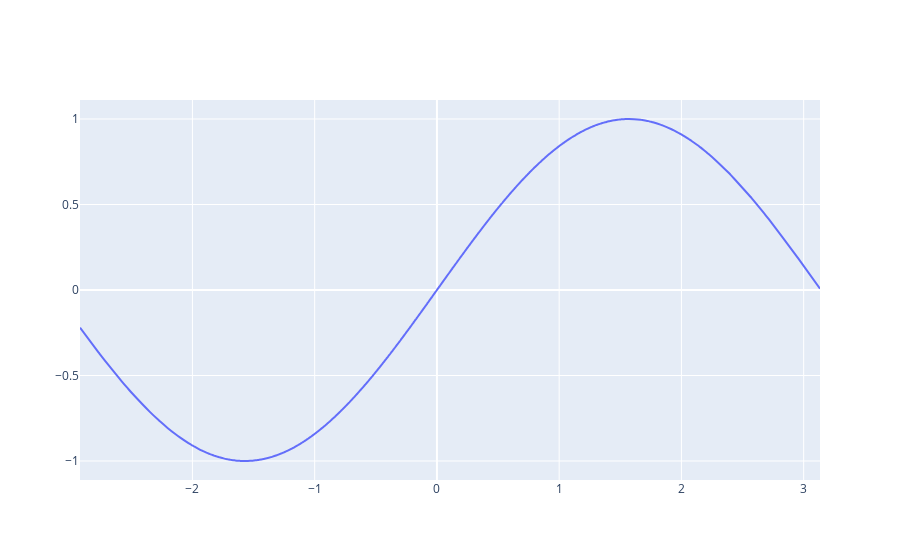

The cell this chart's notebook holds for it:
### Markdown cell above
## Generalized Additive Models

### Code cell
import plotly.graph_objects as go
import numpy as np

x = np.random.normal(size = 1000)
x.sort()
y = np.sin(x)

fig = go.Figure()
fig.add_trace(
    go.Scatter(
        x = x, 
        y = y,
        line_shape = 'spline'
    )
)

### Figure 1 — Plotly figure (JSON) as saved in the notebook; plotly's stock layout.template omitted (floating-point values rounded to 4 significant figures; data arrays with more than 128 entries replaced by an {"elided": "..."} marker saying what was removed)
{"data": [{"line": {"shape": "spline"}, "type": "scatter", "x": {"elided": "1000 float values"}, "y": {"elided": "1000 float values"}}], "layout": {}}
